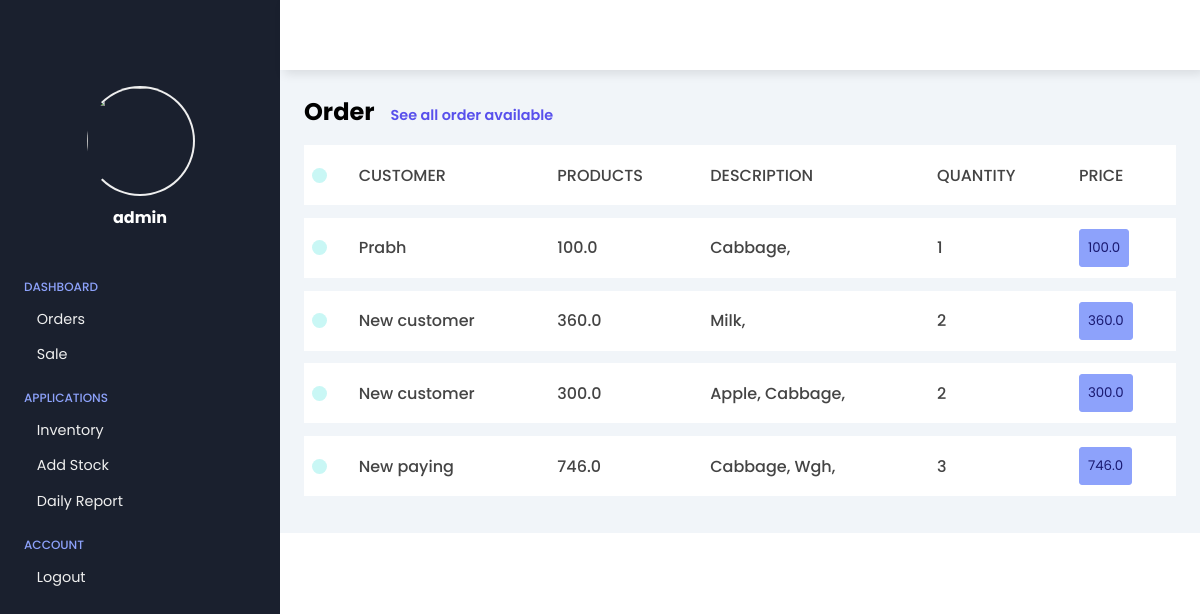
The app's page /orders (signed in) with its own data.
### staff/models.py (models this page shows, shortened)
class Order(models.Model):
    name = models.TextField(max_length=255)
    items=models.ManyToManyField(Item, related_name="items")
    created_at = models.DateTimeField(auto_now_add=True)
    is_paid = models.BooleanField(default=False)

class Item(models.Model):
    name = models.TextField(max_length=255)
    category = models.ForeignKey(Category, on_delete=models.CASCADE)
    price = models.FloatField()
    quantity = models.IntegerField()
    url = models.URLField(default="https://cdn-icons-png.flaticon.com/512/263/263142.png")

### staff/views.py (the view)
# urls.py: path("orders", views.orderPage, name="orders"),
@login_required
def orderPage(request):
    context = {'orders': []}
    orders = Order.objects.prefetch_related('orderitem_set__item')
    for order in orders:
        temp = {
            'id': order.id,
            "name": order.name,
            "items": [],
            "total_items": 0,
            "total": 0,
        }
        for order_item in order.orderitem_set.all():
            item = order_item.item
            quantity = order_item.quantity
            temp["items"].append({
                "name": item.name,
                "price": item.price,
                "quantity": quantity,
            })
            temp["total_items"] += quantity
            temp["total"] += item.price * quantity
        context["orders"].append(temp)
    return render(request, "order.html", context)

### staff/templates/order.html (shortened to what this page needs)
<!DOCTYPE html>
{% load static %}
<html lang="en">
<head>
    <link rel="stylesheet"
        href="https://maxst.icons8.com/vue-static/landings/line-awesome/line-awesome/1.3.0/css/line-awesome.min.css">
    <link rel="stylesheet" href="{% static 'staff\dashboard.css' %}">
</head>
<body>
    {% include "components/sidebar.html" %}
    <div class="main-content">
        {% include "components/header.html" %}
        <main>
            <div class="jobs">
                <h2>Order<small>See all order available </small></h2>
                <div class="table-responsive">
                    <table width="100%">
                        <tbody>
                            <tr>
                                <td>
                                    <div>
                                        <span class="indicator"></span>
                                    </div>
                                </td>
                                <td>
                                    <div>
                                        CUSTOMER
                                    </div>
                                </td>
                                <td>
                                    <div>
                                        PRODUCTS
                                    </div>
                                </td>
                                <td>
                                    <div>
                                        DESCRIPTION
                                    </div>
                                </td>
                                <td>
                                    <div>
                                        QUANTITY
                                    </div>
                                </td>
                                <td>
                                    <div>
                                        PRICE
                                    </div>
                                </td>
                            </tr>
                            {% for order in orders %}
                            <tr>
                                <td>
                                    <div>
                                        <span class="indicator"></span>
                                    </div>
                                </td>
                                <td>
                                    <div>
                                        {{ order.name|capfirst }}
                                    </div>
                                </td>
                                <td>
                                    <div>
                                        {{ order.total }}
                                    </div>
                                </td>
                                <td>
                                    <div>
                                        {% for item in order.items %}
                                           {{item.name| capfirst}},
                                        {% endfor %}
                                    </div>
                                </td>
                                <td>
                                    <div>
                                        {{ order.total_items }}
                                    </div>
                                </td>
                                <td>
                                    <div>
                                        <button>{{ order.total }}</button>
                                    </div>
                                </td>
                            </tr>
                            {% endfor %}
                        </tbody>
                    </table>
                </div>
            </div>
        </main>
    </div>
</body>
</html>

### staff/templates/components/sidebar.html (shortened to what this page needs)
{% load static %}
<link rel="stylesheet" href="{% static 'staff\dashboard.css' %}">
    <div class="sidebar">
        <div class="sidebar-brand">
            <div class="brand-flex">
                <div class="brand-icons">
                </div>
            </div>
        </div>
        <div class="sidebar-main">
            <div class="sidebar-user">
                <img src="https://th.bing.com/th/id/OIP.UQF_ddj3AmPfUlon2g9_HAHaLG?w=115&h=180&c=7&r=0&o=5&dpr=1.3&pid=1.7"
                    alt="">
                <div>
                    <h3>{{ user.username }}</h3>
                </div>
            </div>
            <div class="sidebar-menu">
                <div class="menu-head">
                    <span>Dashboard</span>
                </div>
                <ul>
                    <li>
                        <a href="{% url "orders" %}">
                            Orders
                        </a>
                    </li>
                    <li>
                        <a href="{% url "sale" %}">
                            Sale
                        </a>
                    </li>
                </ul>
                <div class="menu-head">
                    <span>Applications</span>
                </div>
                <ul>
                    <li>
                        <a href="{% url "inventory" %}">
                            Inventory
                        </a>
                    </li>
                    <li>
                        <a href="{% url "addstock" %}">
                            Add Stock
                        </a>
                    </li>
                    <li>
                        <a href="{% url "dailyreport" %}">
                            Daily Report
                        </a>
                    </li>
                </ul>
                <div class="menu-head">
                    <span>Account</span>
                </div>
                <ul>
                    <li>
                        <a href="{% url 'logout' %}">
                            Logout
                        </a>
                    </li>
                </ul>
            </div>
        </div>
    </div>

### staff/static/staff/dashboard.css (style rules this page uses)
:root { --color-main: #1a202e; }
* { font-family: 'poppins', sans-serif; box-sizing: border-box; text-decoration: none; list-style-type: none; margin: 0; padding: 0; }
body { overflow-x: hidden; }
.sidebar { width: 280px; position: fixed; left: 0; top: 0; height: 100%; padding: 1rem 1.5rem; background: var(--color-main); color: #fff; z-index: 20; transition: left 300ms; }
.sidebar-brand { height: 70px; }
.brand-flex { display: flex; justify-content: space-between; align-items: center; }
.sidebar-user { margin: 1rem 0rem 0rem 1rem 0rem; text-align: center; }
.sidebar-user img { width: 110px; height: 110px; border-radius: 50%; border-left: 2px solid transparent; border-right: 2px solid #efefef; border-bottom: 2px solid #efefef; border-top: 2px solid #efefef; }
.sidebar-user h3 { font-size: 1rem; }
.sidebar-menu { margin-top: 3rem; }
.menu-head { text-transform: uppercase; color: #8da2fb; font-size: .75rem; font-weight: 500; margin-bottom: .8rem; }
.sidebar-menu ul { margin-bottom: 1.5rem; }
.sidebar-menu li { margin-bottom: .9rem; }
.sidebar-menu li a { color: #efefef; font-size: .9rem; display: flex; align-items: center; }
.main-content { margin-left: 280px; transition: margin-left 300ms; }
main { padding: 1.5rem; background: #f1f5f9; min-height: cqlc(100vh - 70px); margin-top: 70px; }
.jobs h2 small { color: #5850ec; font-weight: 600; display: inline-block; margin-left: 1rem; font-size: .9rem; }
.jobs table { border-collapse: collapse; margin-top: 1rem; overflow-x: auto; }
span.indicator { background: #c9f7f5; height: 15px; width: 15px; border-radius: 50%; }
.jobs table td div { background: #fff; margin-bottom: .8rem; height: 60px; display: flex; align-items: center; padding: .5rem; font-size: 1rem; color: #444; font-weight: 500; }
table button { background: #8da2fb; color: midnightblue; border: 1px solid #8da2fb; padding: .5rem; border-radius: 3px; }

### records on screen
Order: name "Prabh"
Item: name "Cabbage" "Cabbage" "Cabbage"
Order: name "New customer"
Item: name "Milk"
Order: name "New customer"
Item: name "Apple"
Order: name "New paying"
Item: name "Wgh"

### other values on screen
{{ user.username }} "admin"
{{ order.total }} "100.0" "360.0" "300.0" "746.0"
{{ order.total_items }} "1" "2" "2" "3"
